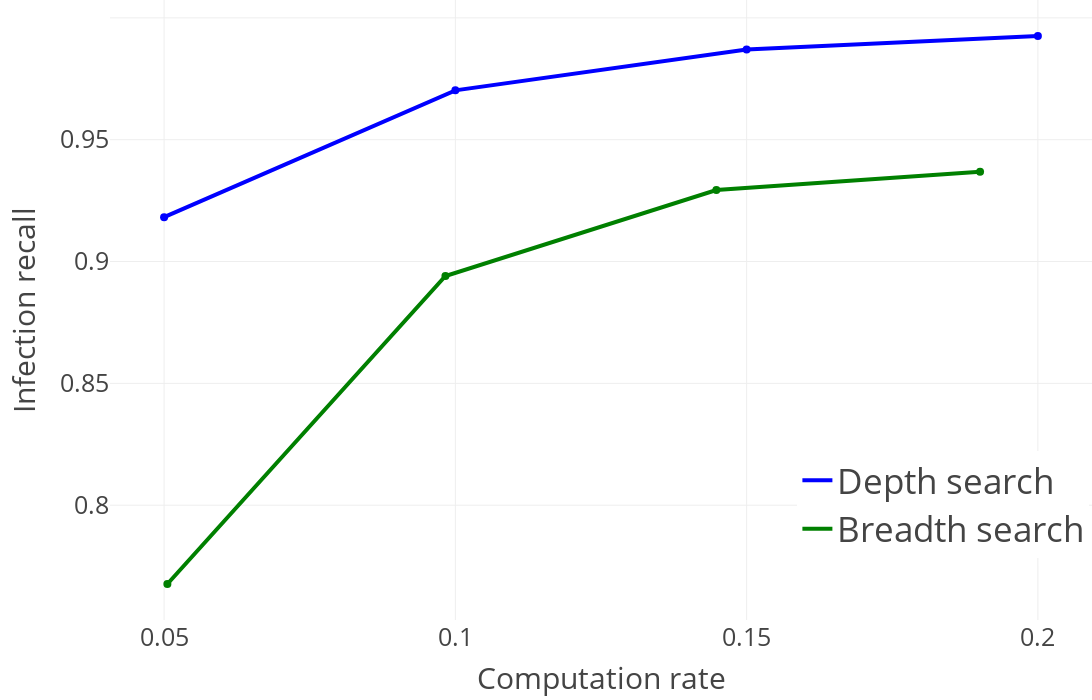

The cell this chart's notebook holds for it:
### Markdown cell above
### Infection recall for different computation rates using depth search and breadth search (N and SNV frequency filter)

### Code cell
sub_fig = get_computation_rate_plot("infection_detection_rate", depth_vs_breadth_search_evaluation, "Infection recall", legend=dict(
            x=0.7,
            y=0.1,
            xanchor="left",
            yanchor="bottom",
            font=dict(size=35),
        ))
sub_fig.show()

### Figure 1 — Plotly figure (JSON) as saved in the notebook; plotly's stock layout.template omitted (floating-point values rounded to 4 significant figures)
{"data": [{"line": {"color": "blue", "dash": "solid", "width": 4}, "mode": "lines", "name": "Depth search", "type": "scatter", "x": [0.05, 0.1, 0.15, 0.2], "y": [0.9182, 0.9703, 0.987, 0.9926]}, {"marker": {"color": "blue", "size": 8, "symbol": "circle"}, "mode": "markers", "showlegend": false, "text": "", "type": "scatter", "x": [0.05], "y": [0.9182]}, {"marker": {"color": "blue", "size": 8, "symbol": "circle"}, "mode": "markers", "showlegend": false, "text": "", "type": "scatter", "x": [0.1], "y": [0.9703]}, {"marker": {"color": "blue", "size": 8, "symbol": "circle"}, "mode": "markers", "showlegend": false, "text": "", "type": "scatter", "x": [0.15], "y": [0.987]}, {"marker": {"color": "blue", "size": 8, "symbol": "circle"}, "mode": "markers", "showlegend": false, "text": "", "type": "scatter", "x": [0.2], "y": [0.9926]}, {"line": {"color": "green", "dash": "solid", "width": 4}, "mode": "lines", "name": "Breadth search", "type": "scatter", "x": [0.05056, 0.0983, 0.1448, 0.1901], "y": [0.7677, 0.8941, 0.9294, 0.9368]}, {"marker": {"color": "green", "size": 8, "symbol": "circle"}, "mode": "markers", "showlegend": false, "text": "", "type": "scatter", "x": [0.05056], "y": [0.7677]}, {"marker": {"color": "green", "size": 8, "symbol": "circle"}, "mode": "markers", "showlegend": false, "text": "", "type": "scatter", "x": [0.0983], "y": [0.8941]}, {"marker": {"color": "green", "size": 8, "symbol": "circle"}, "mode": "markers", "showlegend": false, "text": "", "type": "scatter", "x": [0.1448], "y": [0.9294]}, {"marker": {"color": "green", "size": 8, "symbol": "circle"}, "mode": "markers", "showlegend": false, "text": "", "type": "scatter", "x": [0.1901], "y": [0.9368]}], "layout": {"font": {"size": 25}, "height": 700, "legend": {"font": {"size": 35}, "x": 0.7, "xanchor": "left", "y": 0.1, "yanchor": "bottom"}, "margin": {"b": 80, "l": 110, "r": 0, "t": 0}, "width": 1200, "xaxis": {"autorange": true, "range": [0.04081, 0.2092], "tickmode": "array", "tickvals": [0.05, 0.1, 0.15, 0.2], "title": {"text": "Computation rate"}, "type": "linear"}, "yaxis": {"autorange": true, "range": [0.7529, 1.007], "title": {"text": "Infection recall"}, "type": "linear"}}}
